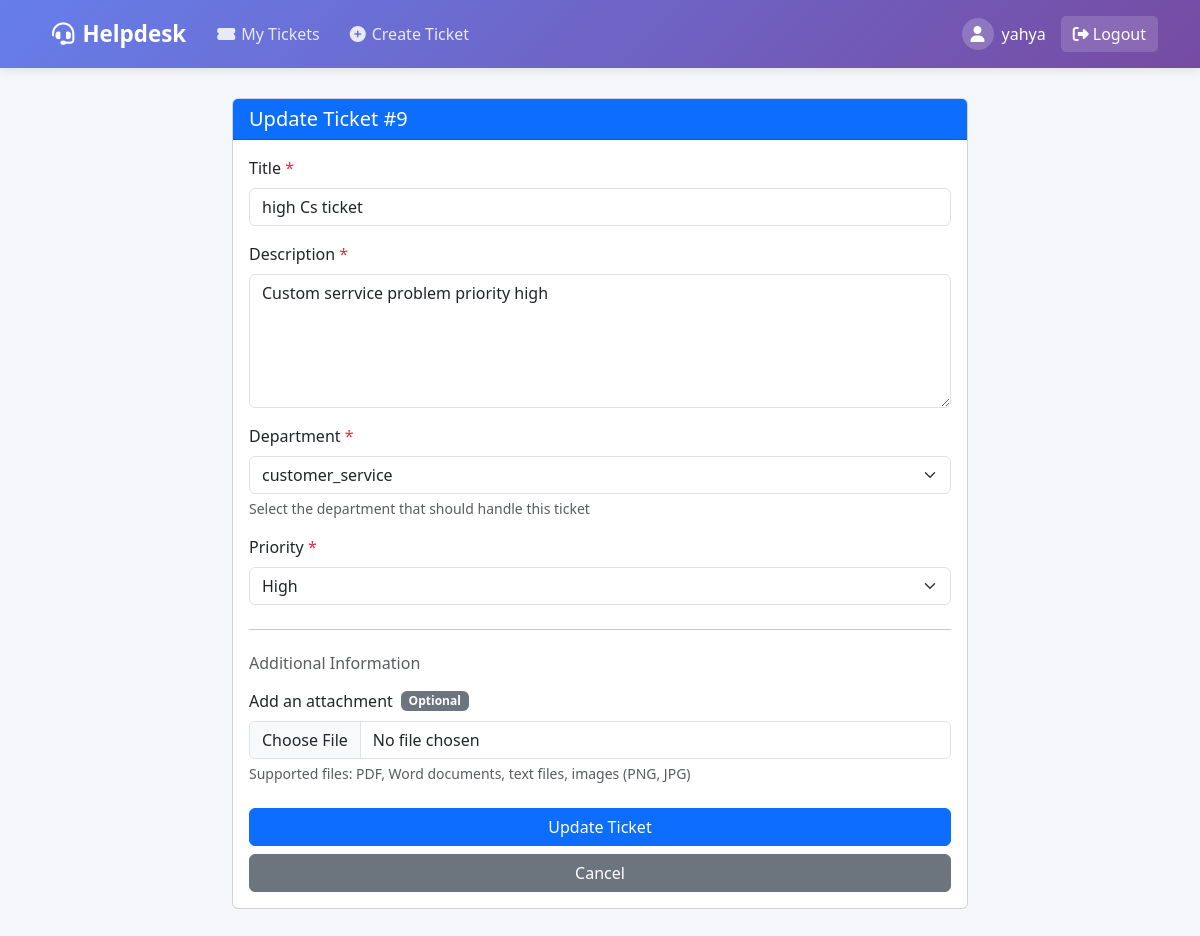
The page /tickets/9/update/ (signed in) on the database as committed earlier.
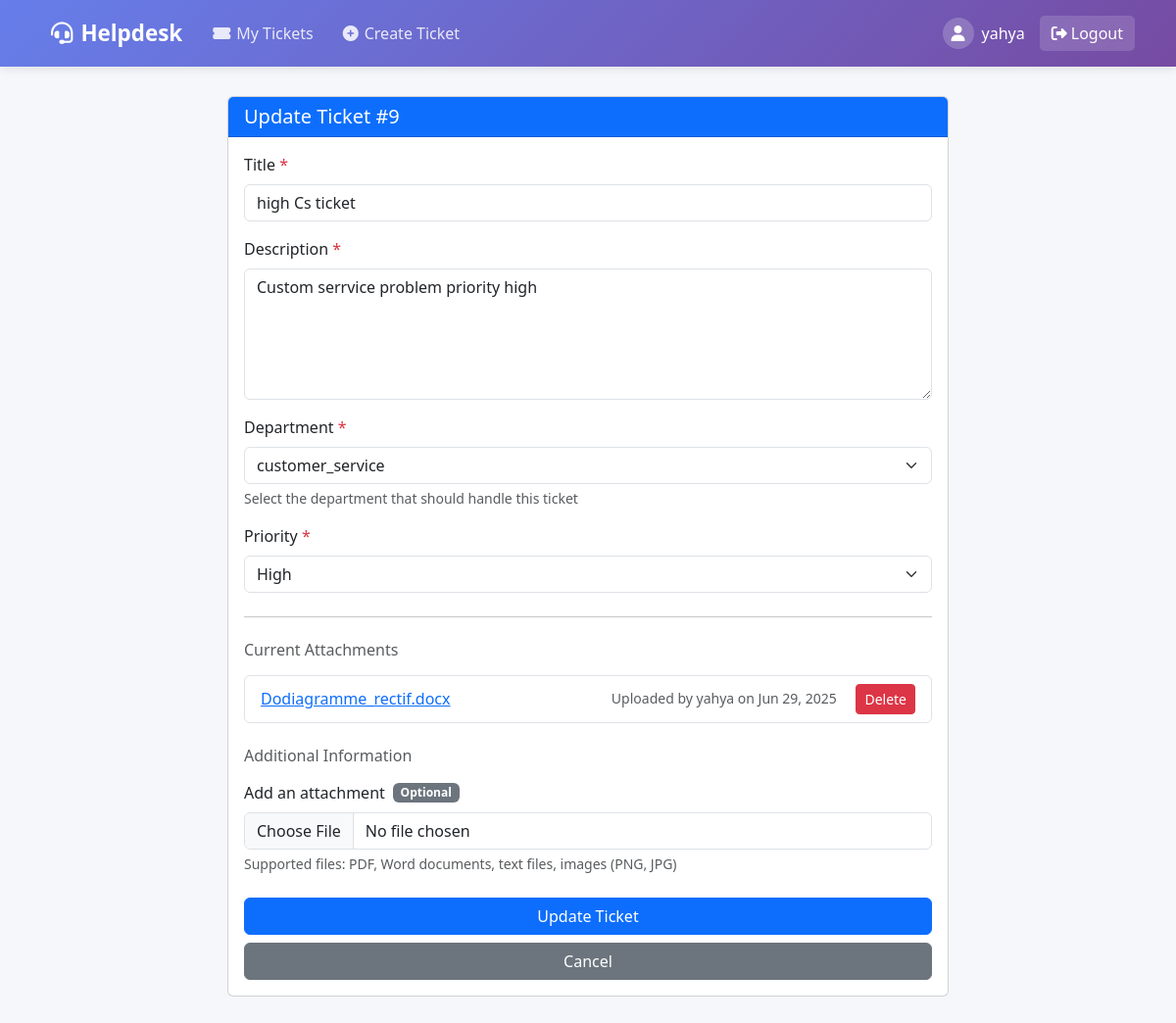
The same page on the database as committed later.
### tickets/models.py (models this page shows, shortened)
class Attachment(models.Model):
    ticket = models.ForeignKey(Ticket, on_delete=models.CASCADE, related_name='attachments')
    file = models.FileField(upload_to='ticket_attachments/')
    uploaded_by = models.ForeignKey(User, on_delete=models.CASCADE)
    uploaded_at = models.DateTimeField(auto_now_add=True)

### tickets/views.py (the view)
# urls.py: path('tickets/<int:pk>/update/', views.update_ticket, name='update_ticket'),
@login_required
def update_ticket(request, pk):
    ticket = get_object_or_404(Ticket, pk=pk)
    if request.user != ticket.created_by and not request.user.is_superuser:
        messages.error(request, "You don't have permission to update this ticket.")
        return redirect('ticket_detail', pk=pk)
    if request.method == 'POST' and request.POST.get('form_type') == 'update_ticket':
        form = TicketForm(request.POST, instance=ticket, user=request.user)
        attachment_form = AttachmentForm(request.POST, request.FILES)
        if form.is_valid():
            form.save()
            if 'file' in request.FILES:
                if attachment_form.is_valid():
                    attachment = attachment_form.save(commit=False)
                    attachment.ticket = ticket
                    attachment.uploaded_by = request.user
                    attachment.save()
                    messages.success(request, 'Ticket updated with new attachment successfully!')
                else:
                    messages.warning(request, 'Ticket updated but there was an error with the attachment.')
            else:
                messages.success(request, 'Ticket updated successfully!')
            return redirect('ticket_detail', pk=pk)
    else:
        form = TicketForm(instance=ticket, user=request.user)
        attachment_form = AttachmentForm()
    attachments = ticket.attachments.all().order_by('-uploaded_at')
    context = {
        'form': form,
        'ticket': ticket,
        'attachments': attachments,
        'attachment_form': attachment_form,
    }
    return render(request, 'tickets/update_ticket.html', context)

### tickets/forms.py
class AttachmentForm(forms.ModelForm):
    file = forms.FileField(
        required=False,
        widget=forms.FileInput(attrs={
            'class': 'form-control',
            'accept': '.pdf,.doc,.docx,.txt,.png,.jpg,.jpeg',
        })
    )
    class Meta:
        model = Attachment
        fields = ['file']

### tickets/models.py (called while the page is built)
    def __str__(self):
        return self.name

### tickets/templates/tickets/update_ticket.html (shortened to what the changed rows need)
{% extends 'base.html' %}
{% block content %}
<div class="row justify-content-center">
    <div class="col-md-8">
        <div class="card">
            <div class="card-body">
                <form method="post" enctype="multipart/form-data">
                    {% if attachments %}
                    <div class="mb-4">
                        <h6 class="mb-3 text-muted">Current Attachments</h6>
                        <div class="list-group">
                            {% for attachment in attachments %}
                            <div class="list-group-item d-flex justify-content-between align-items-center">
                                <a href="{{ attachment.file.url }}" target="_blank">
                                    {{ attachment.file.name|slice:"19:" }}
                                </a>
                                <div>
                                    <small class="text-muted me-3">
                                        Uploaded by {{ attachment.uploaded_by.username }}
                                        on {{ attachment.uploaded_at|date:"M d, Y" }}
                                    </small>
                                    {% if user == attachment.uploaded_by or user == ticket.created_by or user.is_staff %}
                                    <form method="post" action="{% url 'delete_attachment' ticket.id attachment.id %}" class="d-inline">
                                        <button type="submit" class="btn btn-danger btn-sm"
                                                onclick="return confirm('Are you sure you want to delete this attachment?')">
                                            Delete
                                        </button>
                                    </form>
                                    {% endif %}
                                </div>
                            </div>
                            {% endfor %}
                        </div>
                    </div>
                    {% endif %}
                </form>
            </div>
        </div>
    </div>
</div>
{% endblock %}

Rows that differ between the two databases and show on the page:
added Attachment: file.name "Dodiagramme_rectif.docx", uploaded_by.username "yahya", uploaded_at "Jun 29, 2025", shows "Delete"
Other text that changed with them:
text now shown: "Current Attachments"
